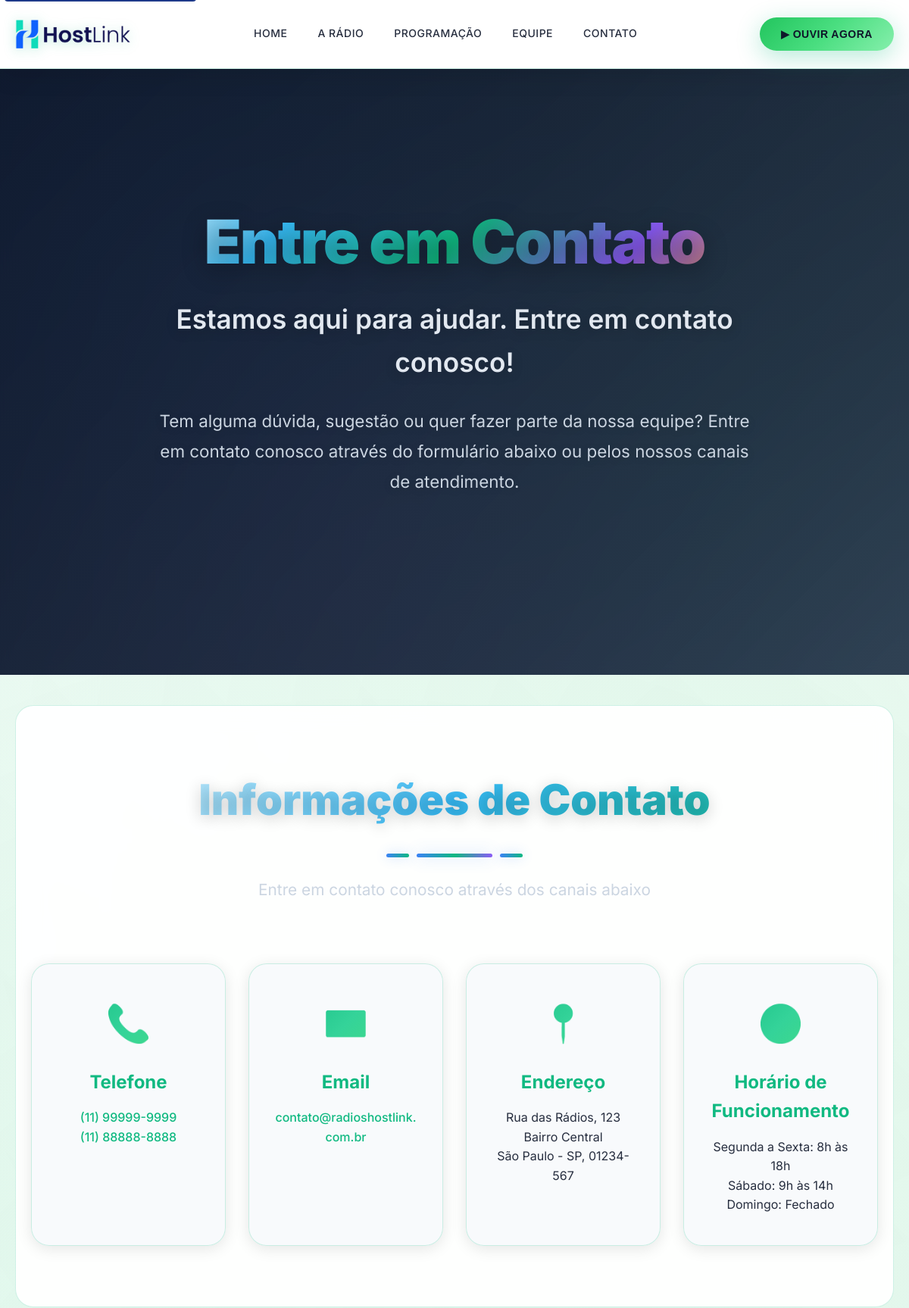
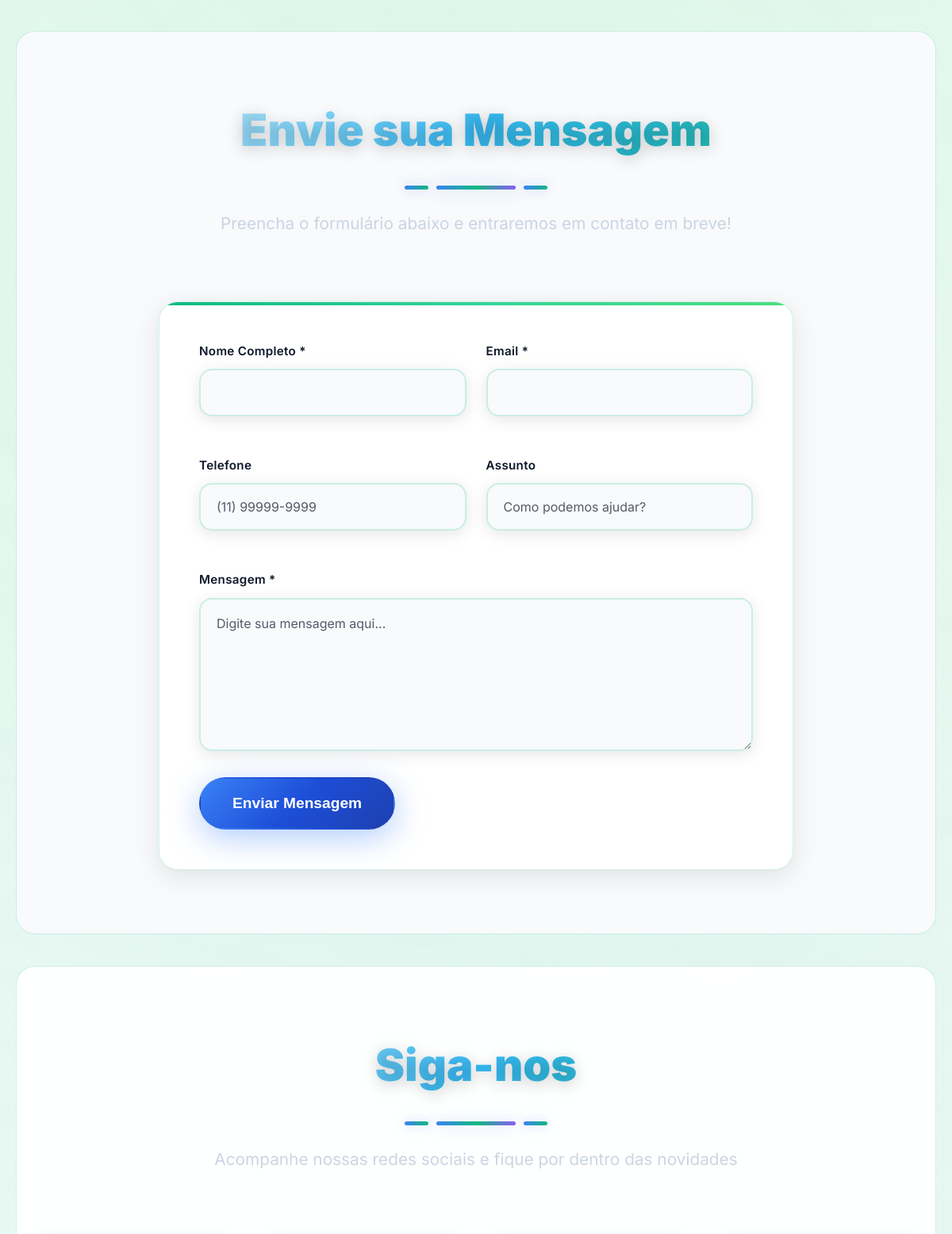
The app's page /contato (upper part) with its own data (2 pictures, top to bottom).
### app.py (models this page shows)
class Configuracao(db.Model):
    id = db.Column(db.Integer, primary_key=True)
    chave = db.Column(db.String(100), nullable=False)
    valor = db.Column(db.Text)
    criado_em = db.Column(db.DateTime, default=datetime.utcnow)

class PaginaContato(db.Model):
    id = db.Column(db.Integer, primary_key=True)
    titulo = db.Column(db.String(200), nullable=False)
    subtitulo = db.Column(db.String(300))
    descricao = db.Column(db.Text)
    telefone_principal = db.Column(db.String(20))
    telefone_secundario = db.Column(db.String(20))
    email_contato = db.Column(db.String(100))
    endereco = db.Column(db.Text)
    horario_funcionamento = db.Column(db.Text)
    redes_sociais = db.Column(db.Text)  # JSON com redes sociais
    mapa_embed = db.Column(db.Text)  # Código embed do Google Maps
    criado_em = db.Column(db.DateTime, default=datetime.utcnow)
    atualizado_em = db.Column(db.DateTime, default=datetime.utcnow, onupdate=datetime.utcnow)

### app.py (the view)
@app.route('/contato')
def contato():
    config = get_site_config()
    pagina_contato = PaginaContato.query.first()
    return render_template('contato.html', config=config, pagina_contato=pagina_contato)

### app.py (called while the page is built)
@app.template_filter('from_json')
def from_json_filter(value):
    if value:
        try:
            return json.loads(value)
        except:
            return {}
    return {}

@app.template_filter('nl2br')
def nl2br_filter(value):
    if value:
        return value.replace('\n', '<br>')
    return value

### templates/contato.html (shortened to what this page needs)
{% extends "base.html" %}
{% block head %}
<link rel="stylesheet" href="{{ url_for('static', filename='css/contact-styles.css') }}?v=1.0">
{% endblock %}
{% block content %}
<section class="hero-section">
    <div class="hero-background">
        <div class="hero-overlay"></div>
    </div>
    <div class="hero-content">
        <div class="container">
            <h1 class="hero-title">
                {% if pagina_contato and pagina_contato.titulo %}
                    {{ pagina_contato.titulo }}
                {% else %}
                    Entre em Contato
                {% endif %}
            </h1>
            {% if pagina_contato and pagina_contato.subtitulo %}
            <p class="hero-subtitle">{{ pagina_contato.subtitulo }}</p>
            {% endif %}
            {% if pagina_contato and pagina_contato.descricao %}
            <p class="hero-description">{{ pagina_contato.descricao }}</p>
            {% endif %}
        </div>
    </div>
</section>
<section class="contact-info-section">
    <div class="container">
        <div class="section-header">
            <h2>Informações de Contato</h2>
            <div class="section-divider"></div>
            <p>Entre em contato conosco através dos canais abaixo</p>
        </div>
        <div class="contact-grid">
            {% if pagina_contato.telefone_principal or pagina_contato.telefone_secundario %}
            <div class="contact-card">
                <div class="contact-icon">📞</div>
                <h3>Telefone</h3>
                {% if pagina_contato.telefone_principal %}
                    <p><a href="tel:{{ pagina_contato.telefone_principal }}">{{ pagina_contato.telefone_principal }}</a></p>
                {% endif %}
                {% if pagina_contato.telefone_secundario %}
                    <p><a href="tel:{{ pagina_contato.telefone_secundario }}">{{ pagina_contato.telefone_secundario }}</a></p>
                {% endif %}
            </div>
            {% endif %}
            {% if pagina_contato.email_contato %}
            <div class="contact-card">
                <div class="contact-icon">✉️</div>
                <h3>Email</h3>
                <p><a href="mailto:{{ pagina_contato.email_contato }}">{{ pagina_contato.email_contato }}</a></p>
            </div>
            {% endif %}
            {% if pagina_contato.endereco %}
            <div class="contact-card">
                <div class="contact-icon">📍</div>
                <h3>Endereço</h3>
                <p>{{ pagina_contato.endereco | nl2br | safe }}</p>
            </div>
            {% endif %}
            {% if pagina_contato.horario_funcionamento %}
            <div class="contact-card">
                <div class="contact-icon">🕒</div>
                <h3>Horário de Funcionamento</h3>
                <p>{{ pagina_contato.horario_funcionamento | nl2br | safe }}</p>
            </div>
            {% endif %}
        </div>
    </div>
</section>
<section class="contact-form-section">
    <div class="container">
        <div class="section-header">
            <h2>Envie sua Mensagem</h2>
            <div class="section-divider"></div>
            <p>Preencha o formulário abaixo e entraremos em contato em breve!</p>
        </div>
        <div class="form-container">
            <form id="contatoForm" class="contact-form">
                <div class="form-row">
                    <div class="form-group">
                        <label for="nome">Nome Completo *</label>
                        <input type="text" id="nome" name="nome" required>
                    </div>
                    <div class="form-group">
                        <label for="email">Email *</label>
                        <input type="email" id="email" name="email" required>
                    </div>
                </div>
                <div class="form-row">
                    <div class="form-group">
                        <label for="telefone">Telefone</label>
                        <input type="tel" id="telefone" name="telefone" placeholder="(11) 99999-9999">
                    </div>
                    <div class="form-group">
                        <label for="assunto">Assunto</label>
                        <input type="text" id="assunto" name="assunto" placeholder="Como podemos ajudar?">
                    </div>
                </div>
                <div class="form-group">
                    <label for="mensagem">Mensagem *</label>
                    <textarea id="mensagem" name="mensagem" rows="6" required placeholder="Digite sua mensagem aqui..."></textarea>
                </div>
                <button type="submit" class="btn btn-primary">
                    <span class="btn-text">Enviar Mensagem</span>
                </button>
            </form>
        </div>
    </div>
</section>
{% if pagina_contato.redes_sociais %}
<section class="social-section">
    <div class="container">
        <div class="section-header">
            <h2>Siga-nos</h2>
            <div class="section-divider"></div>
            <p>Acompanhe nossas redes sociais e fique por dentro das novidades</p>
        </div>
            {% set redes = pagina_contato.redes_sociais | from_json %}
    </div>
</section>
{% endif %}
{% endblock %}

### templates/base.html (shortened to what this page needs)
<!DOCTYPE html>
<html lang="pt-br">
<head>
    <link rel="stylesheet" href="{{ url_for('static', filename='css/styles.css') }}">
    <link rel="stylesheet" href="{{ url_for('static', filename='css/player-enhanced.css') }}">
    <link rel="stylesheet" href="{{ url_for('static', filename='css/mobile-responsive.css') }}">
    <link rel="stylesheet" href="{{ url_for('static', filename='css/page-styles.css') }}?v=2.0">
    <link rel="stylesheet" href="{{ url_for('static', filename='css/radio-animations.css') }}?v=1.0">
    {% block head %}{% endblock %}
</head>
<body>
    <header>
        <a href="{{ url_for('public.index') }}" class="logo-link">
            <img src="{{ config.logo }}" alt="{{ config.nome_site }}" class="logo" onerror="this.style.display='none'; this.nextElementSibling.style.display='block';">
        </a>
        <nav>
            <a href="{{ url_for('public.index') }}" {% if request.endpoint == 'public.index' %}class="active"{% endif %}>HOME</a>
            <a href="{{ url_for('public.a_radio') }}" {% if request.endpoint == 'public.a_radio' %}class="active"{% endif %}>A RÁDIO</a>
            <a href="{{ url_for('public.programacao') }}" {% if request.endpoint == 'public.programacao' %}class="active"{% endif %}>PROGRAMAÇÃO</a>
            <a href="{{ url_for('public.equipe') }}" {% if request.endpoint == 'public.equipe' %}class="active"{% endif %}>EQUIPE</a>
            <a href="{{ url_for('public.contato') }}" {% if request.endpoint == 'public.contato' %}class="active"{% endif %}>CONTATO</a>
        </nav>
        <div class="header-buttons">
            <button class="play-now-btn" onclick="window.radioPlayer && window.radioPlayer.togglePlay()">▶ OUVIR AGORA</button>
        </div>
    </header>
    <main>
        {% block content %}{% endblock %}
    </main>
</body>
</html>

### static/css/styles.css (style rules this page uses)
* { margin: 0; padding: 0; box-sizing: border-box; }
:root { --primary-green: #10b981; --primary-green-dark: #059669; --primary-green-light: #34d399; --accent-green: #22c55e; --accent-green-light: #4ade80; --black-primary: #0f172a; --black-secondary: #1e293b; --black-surface: #334155; --black-light: #475569; --bg-primary: #ffffff; --bg-secondary: #f8fafc; --bg-surface: rgba(248, 250, 252, 0.95); --bg-glass: rgba(255, 255, 255, 0.1); --bg-card: rgba(255, 255, 255, 0.95); --text-primary: #0f172a; --text-secondary: rgba(15, 23, 42, 0.9); --text-muted: rgba(15, 23, 42, 0.7); --text-accent: #10b981; --gradient-primary: linear-gradient(135deg, #10b981 0%, #34d399 50%, #4ade80 100%); --gradient-secondary: linear-gradient(135deg, #ffffff 0%, #f8fafc 50%, #f1f5f9 100%); --gradient-accent: linear-gradient(135deg, #22c55e 0%, #4ade80 50%, #86efac 100%); --gradient-glow: linear-gradient(135deg, rgba(16, 185, 129, 0.8), rgba(52, 211, 153, 0.8)); --border: rgba(16, 185, 129, 0.2); --border-light: rgba(16, 185, 129, 0.1); --shadow: 0 8px 32px rgba(0, 0, 0, 0.1); --shadow-glow: 0 8px 32px rgba(16, 185, 129, 0.3); --shadow-card: 0 4px 20px rgba(0, 0, 0, 0.1); --blur: blur(20px); --radius: 16px; --radius-large: 24px; --transition: all 0.3s cubic-bezier(0.4, 0, 0.2, 1); --transition-fast: all 0.2s cubic-bezier(0.4, 0, 0.2, 1); }
body { font-family: 'Inter', 'Roboto', -apple-system, BlinkMacSystemFont, sans-serif; background: var(--gradient-secondary); background-size: 400% 400%; animation: gradientShift 20s ease infinite; color: var(--text-primary); line-height: 1.6; position: relative; overflow-x: hidden; min-height: 100vh; }
body::before { content: ''; position: fixed; top: 0; left: 0; width: 100%; height: 100%; background-image: radial-gradient(circle at 20% 80%, rgba(16, 185, 129, 0.1) 0%, transparent 50%), radial-gradient(circle at 80% 20%, rgba(34, 197, 94, 0.1) 0%, transparent 50%), radial-gradient(circle at 40% 40%, rgba(74, 222, 128, 0.08) 0%, transparent 50%), radial-gradient(circle at 90% 90%, rgba(255, 255, 255, 0.05) 0%, transparent 50%); animation: particleFloat 25s ease-in-out infinite; pointer-events: none; z-index: -1; }
body::after { content: ''; position: fixed; top: -50%; left: -50%; width: 200%; height: 200%; background: linear-gradient(45deg, transparent 30%, rgba(16, 185, 129, 0.05) 50%, transparent 70%); animation: shimmer 12s ease-in-out infinite; pointer-events: none; z-index: -1; }
.container { max-width: 1200px; margin: 0 auto; padding: 0 20px; }
header { background: rgba(255, 255, 255, 0.95); backdrop-filter: var(--blur); -webkit-backdrop-filter: var(--blur); border-bottom: 1px solid var(--border); box-shadow: var(--shadow); padding: 20px; display: flex; justify-content: space-between; align-items: center; position: sticky; top: 0; z-index: 999; transition: var(--transition); }
.logo-link { display: flex; align-items: center; text-decoration: none; transition: var(--transition); cursor: pointer; }
.logo { height: 50px; width: auto; filter: drop-shadow(0 2px 8px rgba(16, 185, 129, 0.3)); }
nav { display: flex; gap: 40px; }
nav a { text-decoration: none; color: var(--text-secondary); font-weight: 500; padding: 12px 0; border-bottom: 2px solid transparent; transition: var(--transition); position: relative; font-size: 14px; letter-spacing: 0.5px; }
nav a::before { content: ''; position: absolute; bottom: 0; left: 0; width: 0; height: 2px; background: var(--gradient-primary); transition: var(--transition); }
.header-buttons { display: flex; gap: 15px; }
.header-buttons button { background: var(--gradient-primary); color: var(--text-primary); border: none; padding: 12px 24px; border-radius: var(--radius); cursor: pointer; font-size: 14px; font-weight: 600; transition: var(--transition); box-shadow: var(--shadow); letter-spacing: 0.5px; }
.play-now-btn { background: var(--gradient-accent) !important; font-weight: 700 !important; padding: 14px 28px !important; border-radius: 30px !important; box-shadow: var(--shadow-glow) !important; position: relative; overflow: hidden; }
.play-now-btn::before { content: ''; position: absolute; top: 0; left: -100%; width: 100%; height: 100%; background: linear-gradient(90deg, transparent, rgba(255, 255, 255, 0.2), transparent); transition: left 0.6s ease; }

### static/css/radio-animations.css (style rules this page uses)
.hero-title { animation: fadeInSlide 1s ease-out 0.3s both; }
.hero-subtitle { animation: fadeInSlide 1s ease-out 0.6s both; }
.hero-description { animation: fadeInSlide 1s ease-out 0.9s both; }

### records on screen
Configuracao: logo (picture)
PaginaContato: titulo "Entre em Contato", subtitulo "Estamos aqui para ajudar. Entre em contato conosco!", descricao "Tem alguma dúvida, sugestão ou quer fazer parte da nossa equipe? Entre em contato conosco através do formulário abaixo ou pelos nossos canais de atendimento.", telefone_principal "(11) 99999-9999", telefone_secundario "(11) 88888-8888", email_contato "contato@radioshostlink.com.br", endereco "Rua das Rádios, 123 Bairro Central São Paulo - SP, 01234-567", horario_funcionamento "Segunda a Sexta: 8h às 18h Sábado: 9h às 14h Domingo: Fechado"
